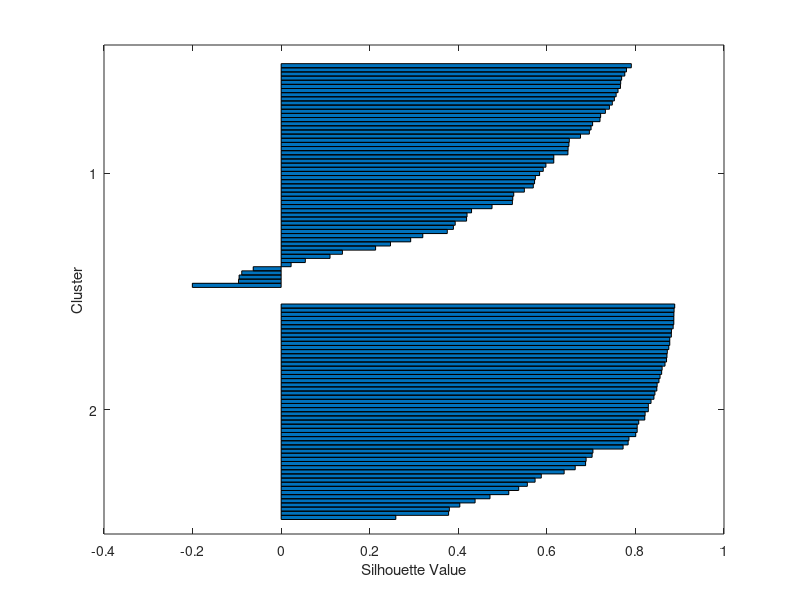
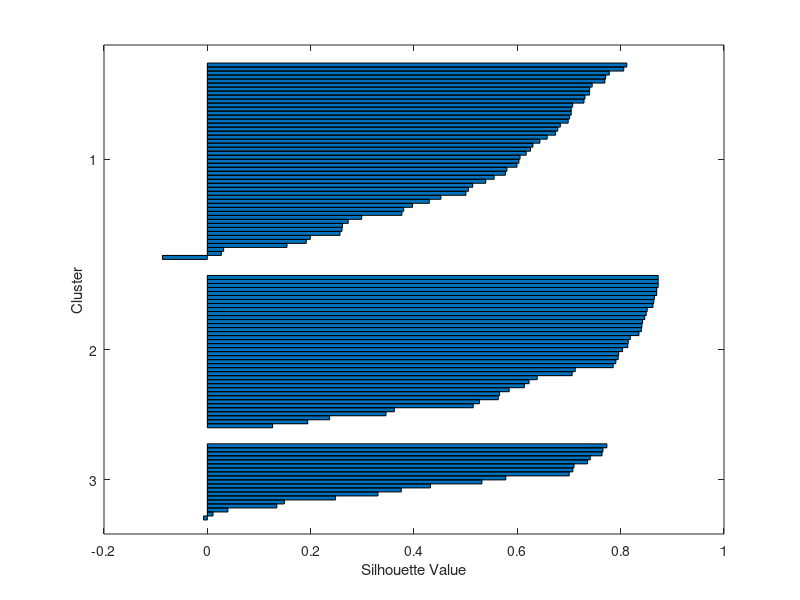
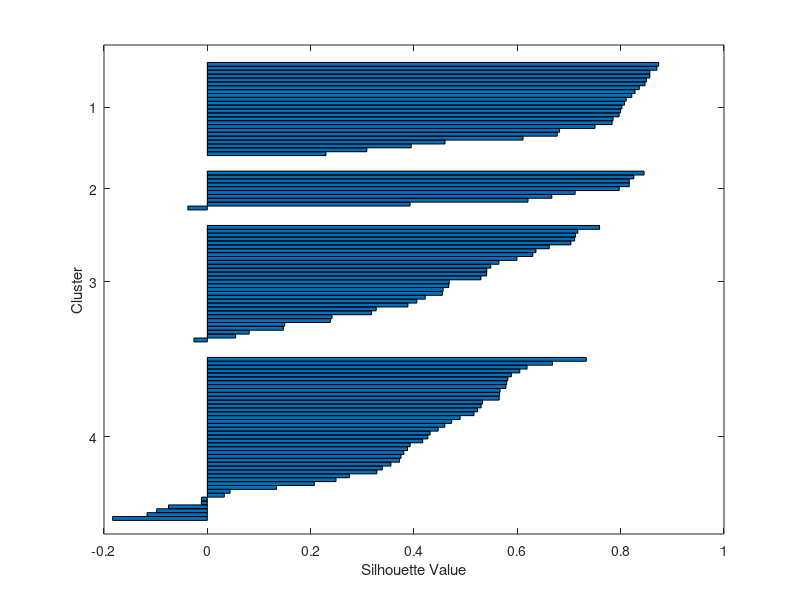
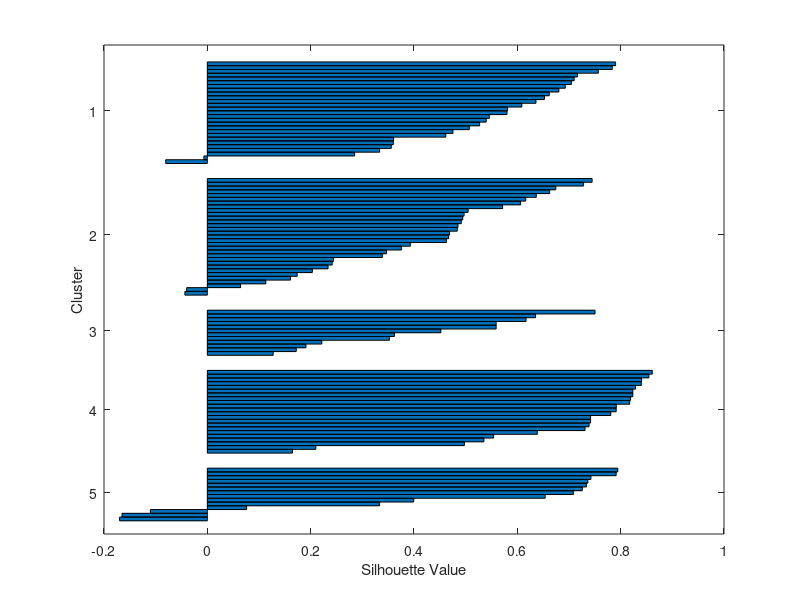

Reproduce these figures in MATLAB, in order.

clear;
close all;
clc;
clf;
load('data.mat');

age = data(:,1);
bmi = data(:,2);
physicalHealth = data(:,3);
psychologicalHealth = data(:,4);
iod = data(:,5);


data(:, 1) = []; %remove age
data(:, 1) = []; %remove bmi


Smax = 0;
kMax = 0;
for i= 2:30 %arbitrary choice: try every clustering until 30
    [idx, C] = kmeans(data, i);
    S = silhouette(data,idx);
    s = mean(S);
    if(s>Smax)
                kMax = i;
        Smax = s;

    end
end

disp(kMax);
disp(Smax);

%result: maximum silhuette value for 2 clusters
%with all values: maximum silhuette value 0.4851
%now try to increase it by removing one column
%trial and error: maximum reached when removing age and bmi:  SMax = 0.6173






